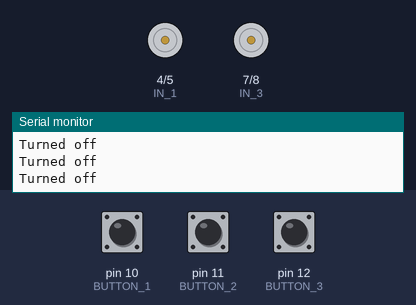
This sketch was run on a simulated Arduino Uno, built with avr-gcc and run on an emulated ATmega328P. Parts: motor-driver pin pairs drawn as motors (green arrow = first pin HIGH = forward, orange = second pin HIGH = backward, longer = more drive, scaled by the enable pin), the last lines printed to the serial monitor. The inputs (shaded band) are chosen by the test bench; at power-on: pin 11 (BUTTON_2) LOW, pin 10 (BUTTON_1) LOW, pin 12 (BUTTON_3) LOW.

Above: at 1.2 s.
1.3 s: pin 11 (BUTTON_2) pulled HIGH for 0.15 s
At 1.7 s:
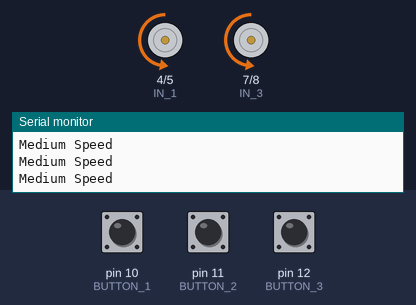
2.9 s: pin 10 (BUTTON_1) pulled HIGH for 0.15 s
At 4.1 s:
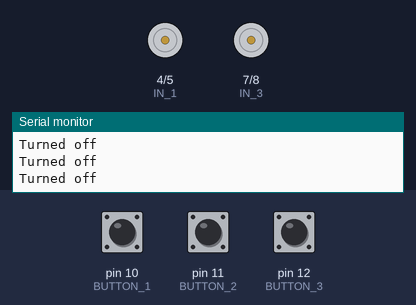
4.5 s: pin 12 (BUTTON_3) pulled HIGH for 0.15 s
At 5.0 s:
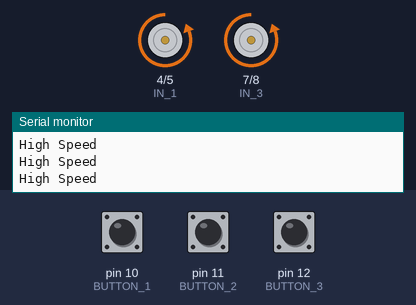
6.1 s: pin 10 (BUTTON_1) pulled HIGH for 1 s
At 6.6 s:
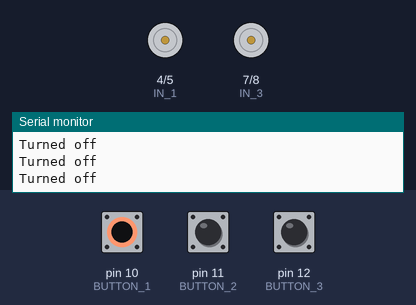
8.6 s: pin 11 (BUTTON_2) pulled HIGH for 1 s
At 9.6 s:
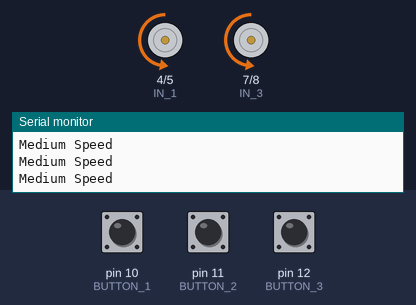
12.6 s: pin 12 (BUTTON_3) pulled HIGH for 1 s
At 13.1 s:
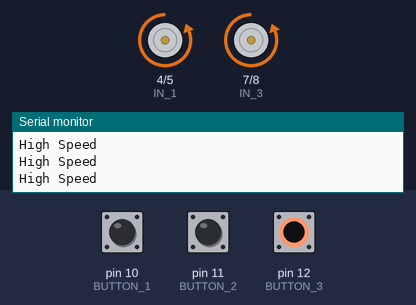
Timing chart, 0 to 15.6 s (numbered marks = the images above; inputs shaded):
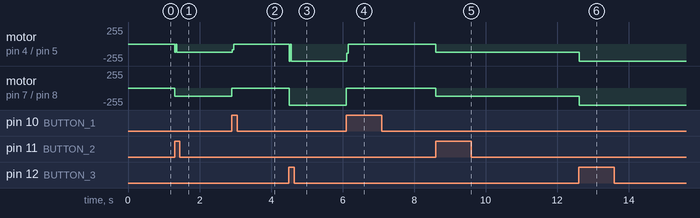

The sketch:

dc_motor_01.ino
```cpp
// Motor 1 Pins
const int MOTOR1_PWM = 3;
const int IN_1 = 4;
const int IN_2 = 5;
// Motor 2 Pins
const int MOTOR2_PWM = 6;
const int IN_3 = 7;
const int IN_4 = 8;
// Potentiometer
const int POT = A0;
// Buttons pins
const int BUTTON_1 = 10;
const int BUTTON_2 = 11;
const int BUTTON_3 = 12;
int buttonState1 = 0;
int buttonState2 = 0;
int buttonState3 = 0;

int potValue = 0;
int currentState = 0;

void setup() {
  // Setup motor pins
  pinMode(IN_1, OUTPUT);
  pinMode(IN_2, OUTPUT);
  pinMode(MOTOR1_PWM, OUTPUT);
  pinMode(IN_3, OUTPUT);
  pinMode(IN_4, OUTPUT);
  pinMode(MOTOR2_PWM, OUTPUT);
  // Button pins
  pinMode(BUTTON_1, INPUT);
  pinMode(BUTTON_2, INPUT);
  pinMode(BUTTON_3, INPUT);
  // Initialise serial
  Serial.begin(9600);
}

void loop() {
  buttonState1 = digitalRead(BUTTON_1);
  buttonState2 = digitalRead(BUTTON_2);
  buttonState3 = digitalRead(BUTTON_3);
  motorDemo();

  /* use the code below if you want to use a potentiometer
  insted of 3 momentary switches */
  //potValue = map(analogRead(POT), 0, 1024, 0, 255);
  //motorDemo(potValue);
}

void motorDemo(){
  // Turn on motor
  digitalWrite(IN_1, HIGH);
  digitalWrite(IN_2, LOW);
  // Check which button has been pressed
  if(buttonState1 == HIGH){
    currentState = 0;
  }
  else if(buttonState2 == HIGH){
    currentState = 1;
  }
  else if(buttonState3 == HIGH){
    currentState = 2;
  }
  // Set speed according to which button has been pressed
  switch(currentState){
    case 0:
      digitalWrite(IN_1, LOW);
      digitalWrite(IN_2, LOW);
      digitalWrite(IN_3, LOW);
      digitalWrite(IN_4, LOW);
      Serial.println("Turned off");
      break;
    case 1:
      // Set direction
      digitalWrite(IN_1, LOW);
      digitalWrite(IN_2, HIGH);
      digitalWrite(IN_3, LOW);
      digitalWrite(IN_4, HIGH);
      analogWrite(MOTOR1_PWM, 127);
      analogWrite(MOTOR2_PWM, 127);
      Serial.println("Medium Speed");
      break;
    case 2:
      // Set direction
      digitalWrite(IN_1, LOW);
      digitalWrite(IN_2, HIGH);
      digitalWrite(IN_3, LOW);
      digitalWrite(IN_4, HIGH);
      analogWrite(MOTOR1_PWM, 255);
      analogWrite(MOTOR2_PWM, 255);
      Serial.println("High Speed");
      break;
  }

  /* OLD CODE
  // Set speed
  if(speed != 0){
  analogWrite(MOTOR1_PWM, speed);
  }
  // Wait
  delay(1000);
  // Change direction
  digitalWrite(IN_1, LOW);
  digitalWrite(IN_2, HIGH);
  // Wait
  delay(1000);
  // Turn off motor
  digitalWrite(IN_1, LOW);
  digitalWrite(IN_2, LOW);
  */
}
```

Measured:
- after the input at 1.3 s, motor on pin 4 (IN_1) / pin 5 (IN_2), motor on pin 7 (IN_3) / pin 8 (IN_4): stopped → backward 127/255 at once
- after the input at 2.9 s, motor on pin 4 (IN_1) / pin 5 (IN_2), motor on pin 7 (IN_3) / pin 8 (IN_4): backward 127/255 → stopped at once
- after the input at 4.5 s, motor on pin 4 (IN_1) / pin 5 (IN_2), motor on pin 7 (IN_3) / pin 8 (IN_4): stopped → backward 255/255 at once
- after the input at 6.1 s, motor on pin 4 (IN_1) / pin 5 (IN_2), motor on pin 7 (IN_3) / pin 8 (IN_4): backward 255/255 → stopped at once
- after the input at 8.6 s, motor on pin 4 (IN_1) / pin 5 (IN_2), motor on pin 7 (IN_3) / pin 8 (IN_4): stopped → backward 127/255 at once
- after the input at 12.6 s, motor on pin 4 (IN_1) / pin 5 (IN_2), motor on pin 7 (IN_3) / pin 8 (IN_4): backward 127/255 → backward 255/255 at once
